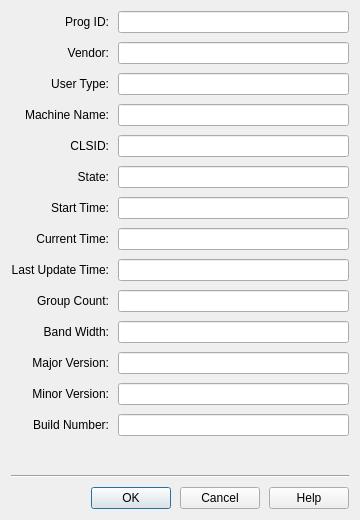
<?xml version="1.0" encoding="UTF-8"?>
<ui version="4.0">
 <class>OPCServerPropDialog</class>
 <widget class="QDialog" name="OPCServerPropDialog">
  <property name="geometry">
   <rect>
    <x>0</x>
    <y>0</y>
    <width>360</width>
    <height>520</height>
   </rect>
  </property>
  <property name="windowTitle">
   <string>Dialog</string>
  </property>
  <layout class="QVBoxLayout" name="verticalLayout">
   <property name="spacing">
    <number>9</number>
   </property>
   <item>
    <layout class="QGridLayout" name="gridLayout">
     <property name="spacing">
      <number>9</number>
     </property>
     <item row="3" column="1">
      <widget class="QLineEdit" name="editMachineName"/>
     </item>
     <item row="0" column="0">
      <widget class="QLabel" name="labelProgID">
       <property name="text">
        <string>Prog ID:</string>
       </property>
       <property name="alignment">
        <set>Qt::AlignRight|Qt::AlignTrailing|Qt::AlignVCenter</set>
       </property>
      </widget>
     </item>
     <item row="1" column="1">
      <widget class="QLineEdit" name="editVendor"/>
     </item>
     <item row="1" column="0">
      <widget class="QLabel" name="labelVendor">
       <property name="text">
        <string>Vendor:</string>
       </property>
       <property name="alignment">
        <set>Qt::AlignRight|Qt::AlignTrailing|Qt::AlignVCenter</set>
       </property>
      </widget>
     </item>
     <item row="2" column="0">
      <widget class="QLabel" name="labelUserType">
       <property name="text">
        <string>User Type:</string>
       </property>
       <property name="alignment">
        <set>Qt::AlignRight|Qt::AlignTrailing|Qt::AlignVCenter</set>
       </property>
      </widget>
     </item>
     <item row="0" column="1">
      <widget class="QLineEdit" name="editProgID"/>
     </item>
     <item row="3" column="0">
      <widget class="QLabel" name="labelMachineName">
       <property name="text">
        <string>Machine Name:</string>
       </property>
       <property name="alignment">
        <set>Qt::AlignRight|Qt::AlignTrailing|Qt::AlignVCenter</set>
       </property>
      </widget>
     </item>
     <item row="2" column="1">
      <widget class="QLineEdit" name="editUserType"/>
     </item>
     <item row="7" column="1">
      <widget class="QLineEdit" name="editCurrentTime"/>
     </item>
     <item row="9" column="0">
      <widget class="QLabel" name="labelGroupCount">
       <property name="text">
        <string>Group Count:</string>
       </property>
       <property name="alignment">
        <set>Qt::AlignRight|Qt::AlignTrailing|Qt::AlignVCenter</set>
       </property>
      </widget>
     </item>
     <item row="7" column="0">
      <widget class="QLabel" name="labelCurrentTime">
       <property name="text">
        <string>Current Time:</string>
       </property>
       <property name="alignment">
        <set>Qt::AlignRight|Qt::AlignTrailing|Qt::AlignVCenter</set>
       </property>
      </widget>
     </item>
     <item row="8" column="1">
      <widget class="QLineEdit" name="editUpdateTime"/>
     </item>
     <item row="10" column="0">
      <widget class="QLabel" name="labelBandWidth">
       <property name="text">
        <string>Band Width:</string>
       </property>
       <property name="alignment">
        <set>Qt::AlignRight|Qt::AlignTrailing|Qt::AlignVCenter</set>
       </property>
      </widget>
     </item>
     <item row="11" column="1">
      <widget class="QLineEdit" name="editMajorVersion"/>
     </item>
     <item row="12" column="0">
      <widget class="QLabel" name="labelMinorVersion">
       <property name="text">
        <string>Minor Version:</string>
       </property>
       <property name="alignment">
        <set>Qt::AlignRight|Qt::AlignTrailing|Qt::AlignVCenter</set>
       </property>
      </widget>
     </item>
     <item row="12" column="1">
      <widget class="QLineEdit" name="editMinorVersion"/>
     </item>
     <item row="13" column="0">
      <widget class="QLabel" name="labelBuildNumber">
       <property name="text">
        <string>Build Number:</string>
       </property>
       <property name="alignment">
        <set>Qt::AlignRight|Qt::AlignTrailing|Qt::AlignVCenter</set>
       </property>
      </widget>
     </item>
     <item row="4" column="0">
      <widget class="QLabel" name="labelCLSID">
       <property name="text">
        <string>CLSID:</string>
       </property>
       <property name="alignment">
        <set>Qt::AlignRight|Qt::AlignTrailing|Qt::AlignVCenter</set>
       </property>
      </widget>
     </item>
     <item row="6" column="1">
      <widget class="QLineEdit" name="editStartTime"/>
     </item>
     <item row="8" column="0">
      <widget class="QLabel" name="labelUpdateTime">
       <property name="text">
        <string>Last Update Time:</string>
       </property>
       <property name="alignment">
        <set>Qt::AlignRight|Qt::AlignTrailing|Qt::AlignVCenter</set>
       </property>
      </widget>
     </item>
     <item row="5" column="0">
      <widget class="QLabel" name="labelState">
       <property name="text">
        <string>State:</string>
       </property>
       <property name="alignment">
        <set>Qt::AlignRight|Qt::AlignTrailing|Qt::AlignVCenter</set>
       </property>
      </widget>
     </item>
     <item row="11" column="0">
      <widget class="QLabel" name="labelMajorVersion">
       <property name="text">
        <string>Major Version:</string>
       </property>
       <property name="alignment">
        <set>Qt::AlignRight|Qt::AlignTrailing|Qt::AlignVCenter</set>
       </property>
      </widget>
     </item>
     <item row="10" column="1">
      <widget class="QLineEdit" name="editBaudWidth"/>
     </item>
     <item row="9" column="1">
      <widget class="QLineEdit" name="editGroupCount"/>
     </item>
     <item row="6" column="0">
      <widget class="QLabel" name="labelStartTime">
       <property name="text">
        <string>Start Time:</string>
       </property>
       <property name="alignment">
        <set>Qt::AlignRight|Qt::AlignTrailing|Qt::AlignVCenter</set>
       </property>
      </widget>
     </item>
     <item row="13" column="1">
      <widget class="QLineEdit" name="editBuildNumber"/>
     </item>
     <item row="5" column="1">
      <widget class="QLineEdit" name="editState"/>
     </item>
     <item row="4" column="1">
      <widget class="QLineEdit" name="editCLSID"/>
     </item>
    </layout>
   </item>
   <item>
    <spacer name="verticalSpacer">
     <property name="orientation">
      <enum>Qt::Vertical</enum>
     </property>
     <property name="sizeHint" stdset="0">
      <size>
       <width>20</width>
       <height>0</height>
      </size>
     </property>
    </spacer>
   </item>
   <item>
    <widget class="Line" name="line">
     <property name="orientation">
      <enum>Qt::Horizontal</enum>
     </property>
    </widget>
   </item>
   <item>
    <layout class="QHBoxLayout" name="horizontalLayout">
     <item>
      <spacer name="horizontalSpacer">
       <property name="orientation">
        <enum>Qt::Horizontal</enum>
       </property>
       <property name="sizeHint" stdset="0">
        <size>
         <width>40</width>
         <height>20</height>
        </size>
       </property>
      </spacer>
     </item>
     <item>
      <widget class="QPushButton" name="buttonOK">
       <property name="minimumSize">
        <size>
         <width>80</width>
         <height>0</height>
        </size>
       </property>
       <property name="text">
        <string>OK</string>
       </property>
      </widget>
     </item>
     <item>
      <widget class="QPushButton" name="buttonCancel">
       <property name="minimumSize">
        <size>
         <width>80</width>
         <height>0</height>
        </size>
       </property>
       <property name="text">
        <string>Cancel</string>
       </property>
      </widget>
     </item>
     <item>
      <widget class="QPushButton" name="buttonHelp">
       <property name="minimumSize">
        <size>
         <width>80</width>
         <height>0</height>
        </size>
       </property>
       <property name="text">
        <string>Help</string>
       </property>
      </widget>
     </item>
    </layout>
   </item>
  </layout>
 </widget>
 <tabstops>
  <tabstop>buttonOK</tabstop>
  <tabstop>buttonCancel</tabstop>
  <tabstop>buttonHelp</tabstop>
  <tabstop>editProgID</tabstop>
  <tabstop>editVendor</tabstop>
  <tabstop>editUserType</tabstop>
  <tabstop>editMachineName</tabstop>
  <tabstop>editCLSID</tabstop>
  <tabstop>editState</tabstop>
  <tabstop>editStartTime</tabstop>
  <tabstop>editCurrentTime</tabstop>
  <tabstop>editUpdateTime</tabstop>
  <tabstop>editGroupCount</tabstop>
  <tabstop>editBaudWidth</tabstop>
  <tabstop>editMajorVersion</tabstop>
  <tabstop>editMinorVersion</tabstop>
  <tabstop>editBuildNumber</tabstop>
 </tabstops>
 <resources/>
 <connections/>
</ui>
